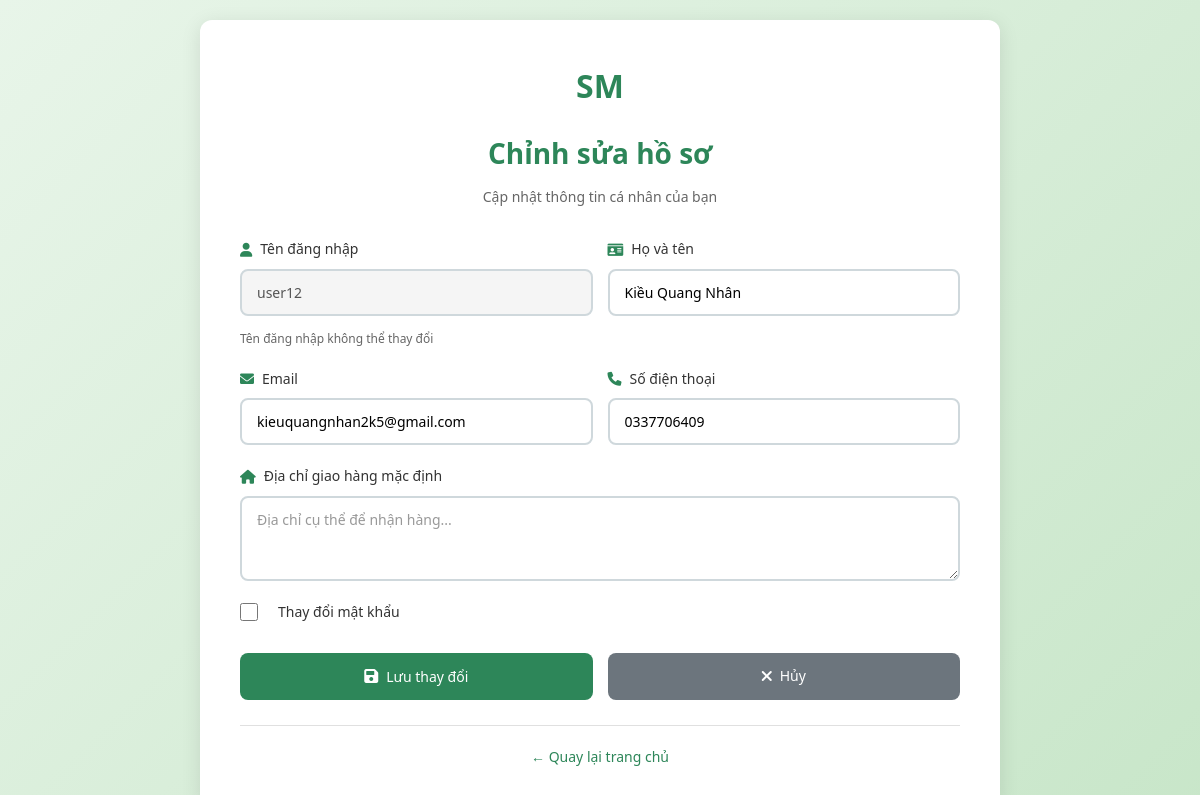
/user/edit-profile.php (signed in), run on the app's committed database.
### tables this page shows
CREATE TABLE IF NOT EXISTS `nguoidung` (
  `ID_NguoiDung` int NOT NULL AUTO_INCREMENT,
  `HoTen` varchar(100) NOT NULL,
  `Email` varchar(100) NOT NULL,
  `SoDienThoai` varchar(15) NOT NULL,
  `MatKhau_Hash` varchar(255) NOT NULL,
  `VaiTro` enum('NguoiMua','NguoiBan','NguoiGiaoHang','QuanTriVien') NOT NULL,
  `TrangThaiHoatDong` tinyint(1) DEFAULT '1',
  `DiaChiGiaoHangMacDinh` text,
  `NgayTao` datetime DEFAULT CURRENT_TIMESTAMP,
  `TenDangNhap` varchar(50) DEFAULT NULL,
  `AnhDaiDien` text NOT NULL,
  PRIMARY KEY (`ID_NguoiDung`),
  UNIQUE KEY `Email` (`Email`),
  UNIQUE KEY `SoDienThoai` (`SoDienThoai`),
  UNIQUE KEY `TenDangNhap` (`TenDangNhap`)
);

### src/user/edit-profile.php (the view, shortened to what this page needs)
<?php
require_once __DIR__ . '/../../database/db.php';
$user_id = $_SESSION['user_id'];
$query = "SELECT * FROM nguoidung WHERE ID_NguoiDung = '$user_id'";
$result = mysqli_query($conn, $query);
$user = mysqli_fetch_assoc($result);
?>
<!DOCTYPE html>
<html lang="vi">
<head>
    <link rel="stylesheet" href="../css/stylea.css">
    <link rel="stylesheet" href="../css/edit-profile.css">
    <link rel="stylesheet" href="https://cdnjs.cloudflare.com/ajax/libs/font-awesome/6.0.0/css/all.min.css">
</head>
<body class="edit-profile-page">
    <div class="edit-profile-container">
        <div class="edit-profile-card">
            <div class="edit-profile-header">
                <a href="../index.php" class="logo">
                    <span class="logo-text">SM</span>
                </a>
                <h1>Chỉnh sửa hồ sơ</h1>
                <p>Cập nhật thông tin cá nhân của bạn</p>
            </div>
            <form method="POST" class="edit-profile-form" data-validate>
                <div class="form-row">
                    <div class="form-group">
                        <label for="username" class="form-label">
                            <i class="fas fa-user"></i>
                            Tên đăng nhập
                        </label>
                        <input type="text" id="username" name="username" class="form-control"
                               value="<?php echo htmlspecialchars($user['TenDangNhap'] ?? ''); ?>"
                               disabled>
                        <small class="form-text" style="color: #666; font-size: 12px; margin-top: 5px;">Tên đăng nhập không thể thay đổi</small>
                    </div>
                    <div class="form-group">
                        <label for="full_name" class="form-label">
                            <i class="fas fa-id-card"></i>
                            Họ và tên
                        </label>
                        <input type="text" id="full_name" name="full_name" class="form-control"
                               value="<?php echo htmlspecialchars($user['HoTen'] ?? ''); ?>"
                               required>
                    </div>
                </div>
                <div class="form-row">
                    <div class="form-group">
                        <label for="email" class="form-label">
                            <i class="fas fa-envelope"></i>
                            Email
                        </label>
                        <input type="email" id="email" name="email" class="form-control"
                               value="<?php echo htmlspecialchars($user['Email'] ?? ''); ?>"
                               required>
                    </div>
                    <div class="form-group">
                        <label for="phone" class="form-label">
                            <i class="fas fa-phone"></i>
                            Số điện thoại
                        </label>
                        <input type="tel" id="phone" name="phone" class="form-control"
                               value="<?php echo htmlspecialchars($user['SoDienThoai'] ?? ''); ?>"
                               required>
                    </div>
                </div>
                <div class="form-group">
                    <label for="address" class="form-label">
                        <i class="fas fa-home"></i>
                        Địa chỉ giao hàng mặc định
                    </label>
                    <textarea id="address" name="address" class="form-control" rows="3"
                              placeholder="Địa chỉ cụ thể để nhận hàng..."><?php echo htmlspecialchars($user['DiaChiGiaoHangMacDinh'] ?? ''); ?></textarea>
                </div>
                <div class="form-group">
                    <label class="checkbox-label">
                        <input type="checkbox" name="change_password" id="change_password" onchange="togglePasswordFields()">
                        Thay đổi mật khẩu
                    </label>
                </div>
                <div class="form-row" style="margin-top: 10px;">
                    <button type="submit" class="btn btn-primary btn-block">
                        <i class="fas fa-save"></i>
                        Lưu thay đổi
                    </button>
                    <a href="../index.php" class="btn" style="background: #6c757d; color: white; text-align: center;">
                        <i class="fas fa-times"></i>
                        Hủy
                    </a>
                </div>
            </form>
            <div class="edit-profile-footer">
                <p><a href="../index.php">← Quay lại trang chủ</a></p>
            </div>
        </div>
    </div>
</body>
</html>

### src/css/stylea.css (style rules this page uses)
* { margin: 0; padding: 0; box-sizing: border-box; }
body { font-family: 'Segoe UI', Tahoma, Geneva, Verdana, sans-serif; line-height: 1.6; color: #333; background-color: #f5f5f5; }
.logo { display: flex; align-items: center; gap: 10px; font-size: 24px; font-weight: bold; color: #2fb773; text-decoration: none; }

### src/css/edit-profile.css (style rules this page uses)
.edit-profile-page { margin: 0; padding: 0; }
.edit-profile-page { background: linear-gradient(135deg, #e8f5e9 0%, #c8e6c9 100%); min-height: 100vh; padding: 20px; font-family: 'Segoe UI', Tahoma, Geneva, Verdana, sans-serif; display: flex; align-items: center; justify-content: center; }
.edit-profile-page * { box-sizing: border-box; }
.edit-profile-container { max-width: 800px; width: 100%; margin: 0 auto; }
.edit-profile-card { background: white; border-radius: 12px; box-shadow: 0 4px 20px rgba(0, 0, 0, 0.1); padding: 40px; }
.edit-profile-header { text-align: center; margin-bottom: 30px; }
.edit-profile-header .logo { display: inline-flex; align-items: center; gap: 10px; margin-bottom: 20px; text-decoration: none; }
.logo-text { font-size: 32px; font-weight: bold; color: #2d8659; }
.edit-profile-header h1 { font-size: 28px; font-weight: bold; color: #2d8659; margin-bottom: 10px; }
.edit-profile-header p { color: #666; font-size: 14px; margin-bottom: 20px; }
.edit-profile-form { display: flex; flex-direction: column; gap: 20px; }
.form-row { display: grid; grid-template-columns: 1fr 1fr; gap: 15px; }
.form-group { display: flex; flex-direction: column; gap: 8px; }
.form-label { display: flex; align-items: center; gap: 8px; font-size: 14px; font-weight: 500; color: #333; }
.form-label i { color: #2d8659; font-size: 14px; }
.form-control { width: 100%; padding: 12px 15px; border: 2px solid #cfd8dc; border-radius: 8px; font-size: 14px; font-family: inherit; transition: all 0.3s; background: white; }
.form-control:disabled { background-color: #f5f5f5; cursor: not-allowed; }
.form-control::placeholder { color: #999; }
textarea.form-control { resize: vertical; min-height: 80px; }
.form-text { color: #666; font-size: 12px; margin-top: 5px; }
.checkbox-label { display: flex; align-items: flex-start; gap: 10px; cursor: pointer; font-size: 14px; color: #333; line-height: 1.6; }
.checkbox-label input[type="checkbox"] { width: 18px; height: 18px; cursor: pointer; margin-top: 2px; accent-color: #2d8659; }
.btn { display: inline-flex; align-items: center; justify-content: center; gap: 8px; padding: 12px 24px; border: none; border-radius: 8px; font-size: 14px; font-weight: 500; cursor: pointer; transition: all 0.3s; text-decoration: none; font-family: inherit; }
.btn-primary { background: #2d8659; color: white; }
.btn-block { width: 100%; }
.btn i { font-size: 16px; }
.edit-profile-footer { text-align: center; margin-top: 25px; padding-top: 20px; border-top: 1px solid #e0e0e0; }
.edit-profile-footer p { color: #666; font-size: 14px; }
.edit-profile-footer a { color: #2d8659; text-decoration: none; font-weight: 500; }

### data on the page
nguoidung: username "user12", full_name "Kiều Quang Nhân", email "kieuquangnhan2k5@gmail.com", phone "0337706409"
